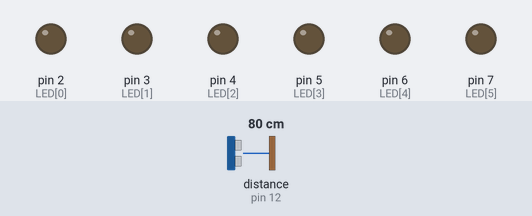
Bench run of a sketch on a simulated Arduino Uno, built with avr-gcc and run on an emulated ATmega328P. Shown: output pins drawn as LEDs (lit = HIGH). Wiring (inferred from the names in the program): ultrasonic range finder: trigger pin 11; echo pin 12. The inputs (shaded band) are chosen by the test bench; at power-on: distance to the obstacle (sensor on pin 12) 80 cm. The echo pulse lasts 58.3 µs per cm; pins used as bus, display or sensor lines are not drawn; what the sketch prints to the serial monitor is not drawn.

Above: at 1.2 s.
1.3 s: distance to the obstacle (sensor on pin 12) set to 65 cm
2.8 s: distance to the obstacle (sensor on pin 12) set to 56 cm
At 3.2 s:
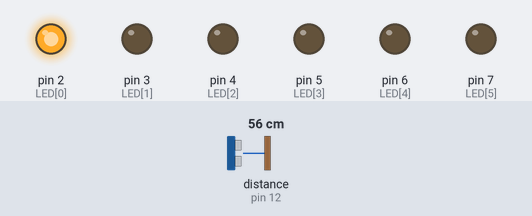
4.3 s: distance to the obstacle (sensor on pin 12) set to 53 cm
5.8 s: distance to the obstacle (sensor on pin 12) set to 47 cm
At 6.6 s:
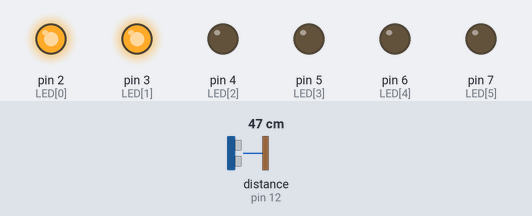
7.3 s: distance to the obstacle (sensor on pin 12) set to 2 cm
At 7.6 s:
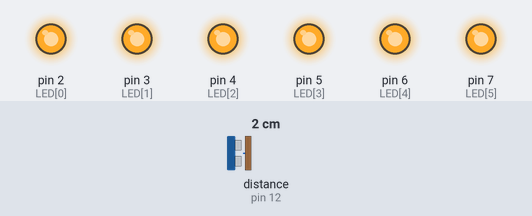
8.8 s: distance to the obstacle (sensor on pin 12) set to 120 cm
At 10.2 s:
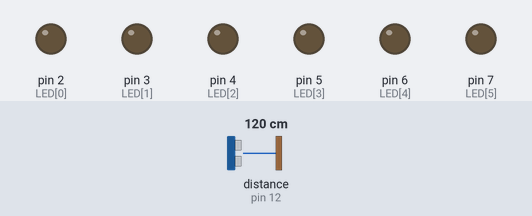
Timing chart, 0 to 11.3 s (numbered marks = the images above; inputs shaded):
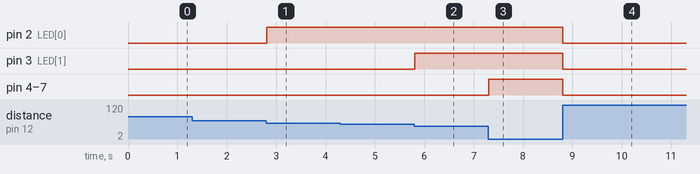

Measured:
- the behaviour switches between 61 and 60 cm on distance to the obstacle (sensor on pin 12) (found by bisection; images 0 and 1)
- the behaviour switches between 51 and 50 cm on distance to the obstacle (sensor on pin 12) (found by bisection; images 1 and 2)
- after the input at 2.8 s, pin 2 (LED[0]): LOW → HIGH at once
- after the input at 5.8 s, pin 3 (LED[1]): LOW → HIGH at once
- after the input at 7.3 s, pin 4 (LED[2]), pin 5 (LED[3]), pin 6 (LED[4]), pin 7 (LED[5]): LOW → HIGH at once
- after the input at 8.8 s, pin 2 (LED[0]), pin 3 (LED[1]), pin 4 (LED[2]), pin 5 (LED[3]), pin 6 (LED[4]), pin 7 (LED[5]): HIGH → LOW at once

The sketch:

01.ino
```cpp
#include "PinChangeInterrupt.h"

const int trig_pin = 11;
const int echo_pin = 12;
const int LED[6] = {2, 3, 4, 5, 6, 7};

volatile unsigned long echo_duration = 0;
void echoIsr(void) {
  static unsigned long echo_begin = 0;
  static unsigned long echo_end = 0;

  unsigned int echo_pin_state = digitalRead(echo_pin);
  if (echo_pin_state == HIGH) {
    echo_begin = micros();
  }
  else {
    echo_end = micros();
    echo_duration = echo_end - echo_begin;
  }
}

void setup() {
   Serial.begin(115200);
  for (int i = 0; i < 6; i++) {
    pinMode(LED[i], OUTPUT);
  }
  pinMode(trig_pin, OUTPUT);
  pinMode(echo_pin, INPUT);

  attachPCINT(digitalPinToPCINT(echo_pin), echoIsr, CHANGE);
}

void loop() {
  if (echo_duration == 0) {
    digitalWrite(trig_pin, LOW);
    delayMicroseconds(2);
    digitalWrite(trig_pin, HIGH);
    delayMicroseconds(10);
    digitalWrite(trig_pin, LOW);
  }
  else {
    unsigned long distance = echo_duration / 58;
    for (int i = 0; i < 6; i++) {
      if ((60.f - distance) / 10.f >= i){
        digitalWrite(LED[i], HIGH);
      }
      else
        digitalWrite(LED[i], LOW);
    }
    Serial.print(distance);
    Serial.println(" cm");
    echo_duration = 0;
  }
}
```
